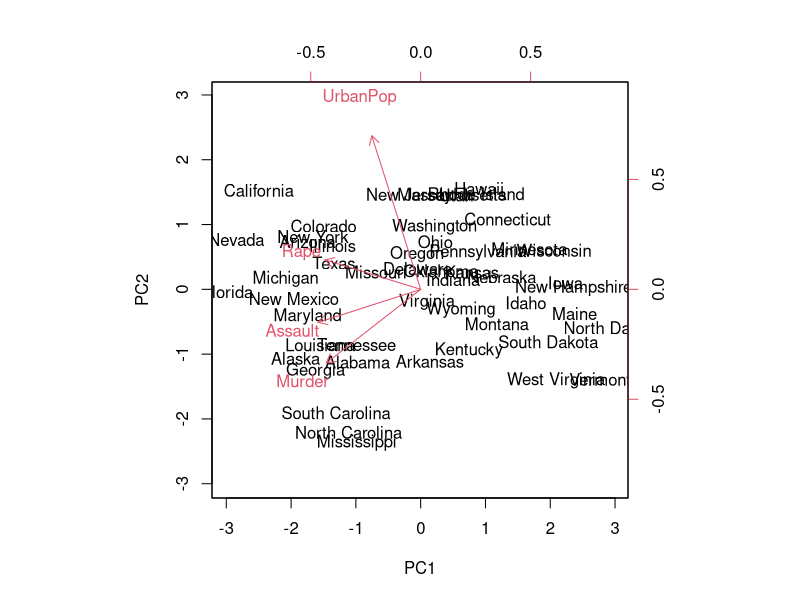
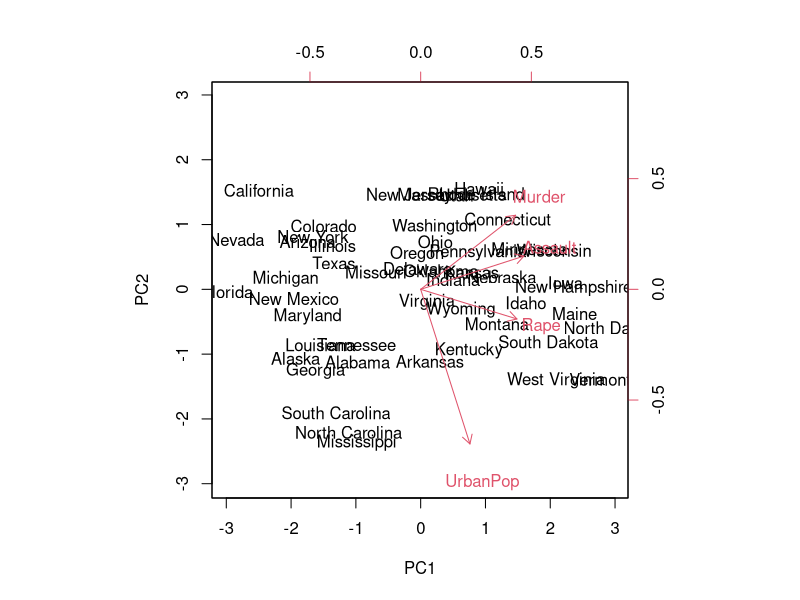
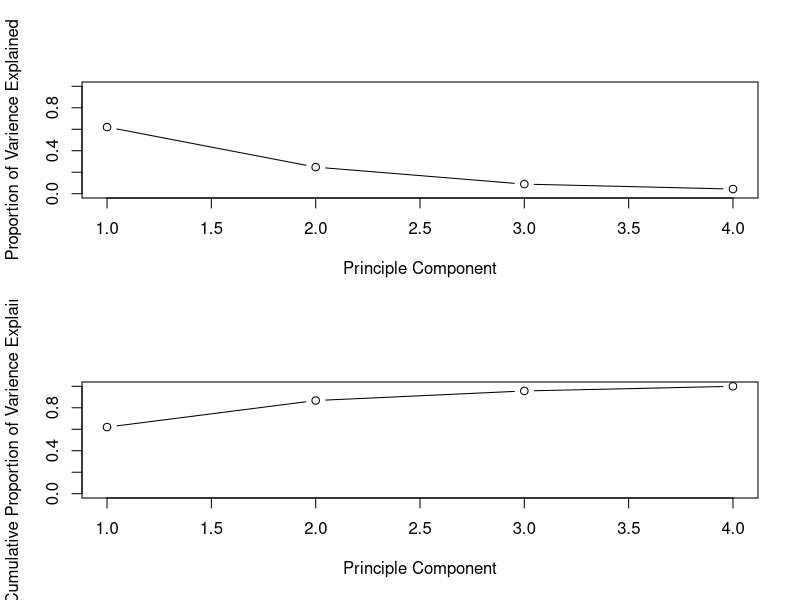

Here is the R script that generated these plots, in order:
states <- rownames(USArrests)

apply(USArrests, 2, mean)
apply(USArrests, 2, var)

pr_out <- prcomp(USArrests, scale = TRUE)

names(pr_out)

pr_out["center"]
pr_out["scale"]

dim(pr_out$rotation)
dim(pr_out$x)

biplot(pr_out, scale = 0)

pr_out$rotation <- -pr_out$rotation

biplot(pr_out, scale = 0)

pr_out$var <- pr_out$sdev^2

pve <- pr_out$var / sum(pr_out$var)
pve

par(mfrow = c(2, 1))
plot(pve, xlab = "Principle Component",
     ylab = "Proportion of Varience Explained",
     ylim = c(0, 1), type = "b")
plot(cumsum(pve), xlab = "Principle Component",
     ylab = "Cumulative Proportion of Varience Explained",
     ylim = c(0, 1), type = "b")
